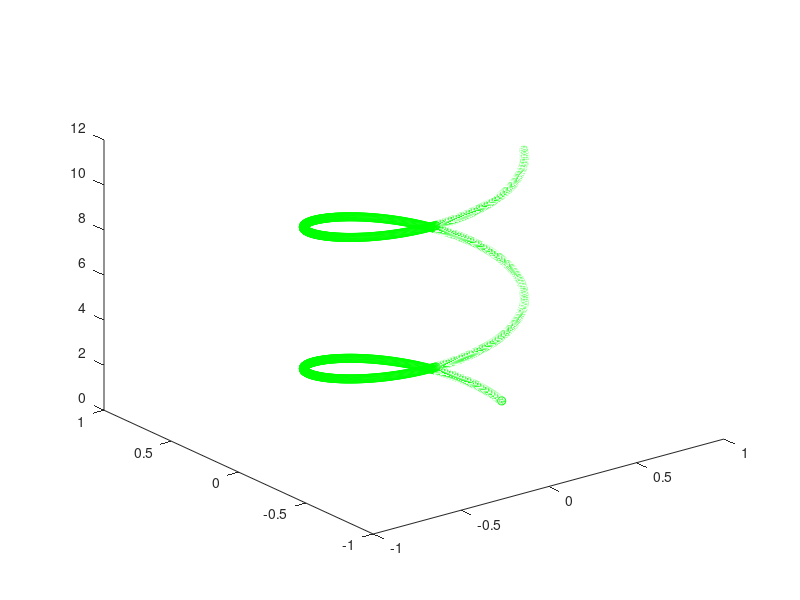

The MATLAB source for this figure:
%Beste Burhan
%2171395 
radius=0.5;
velocity_x=1;%rad/s
velocity_z=1;%m/S
hold on
xlim([-1 1])
ylim([-1 1])
zlim([0 12])
view(3)
time=[0:0.01:4*pi]; 
for t=1:length(time)
        xunit=radius*cos(velocity_x*time(t)); 
        yunit=radius*sin(velocity_x*time(t)); 
        zunit=velocity_z*time(t);
        p(1)=plot3(xunit,yunit,zunit,'o','Color','g');                
        
        pause(0.01); 
     
end
hold off

